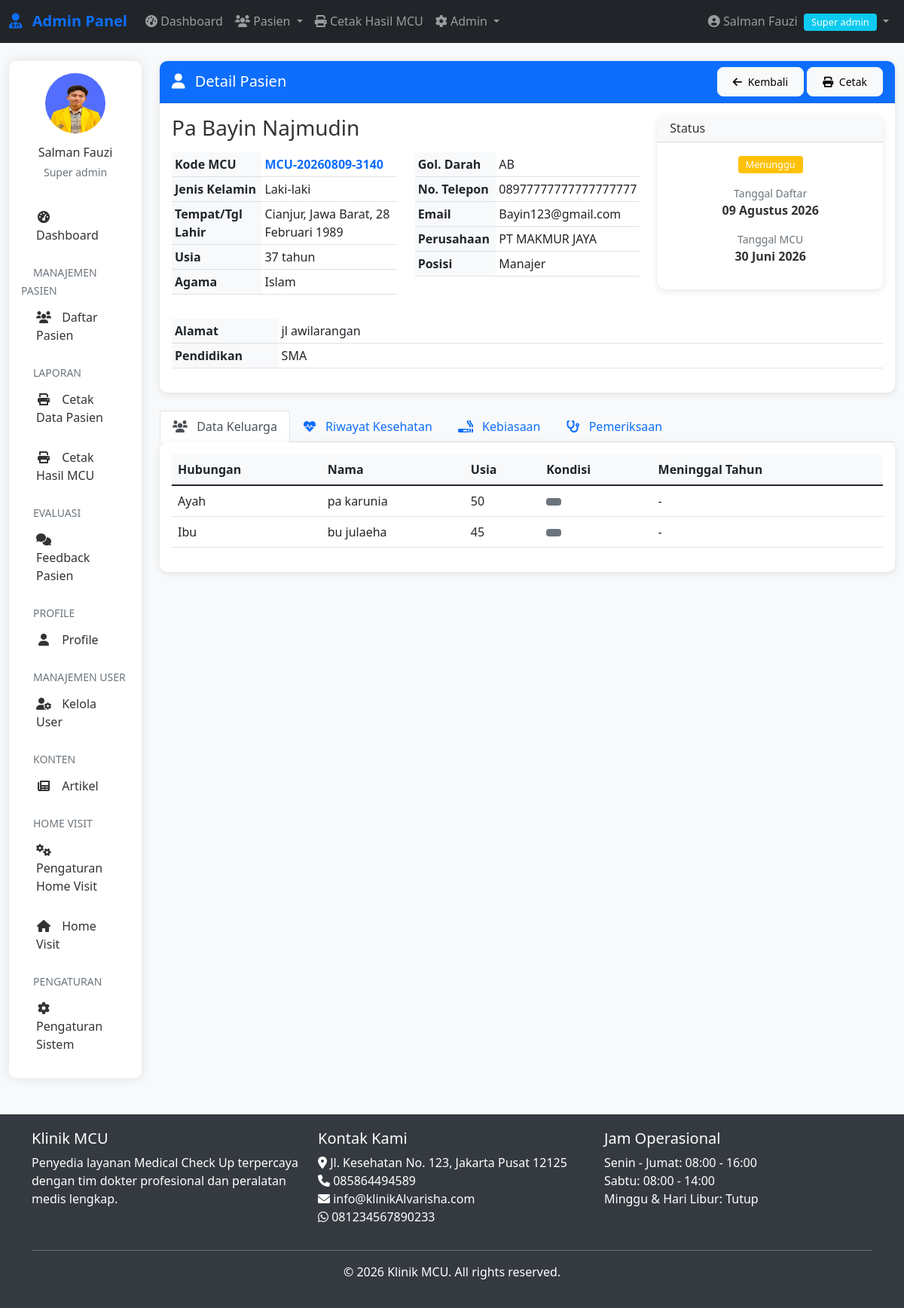
The page /admin/pasien/detail.php?id=55 (signed in) on the database its author committed.
### tables this page shows
CREATE TABLE `pasien` (
  `id` int(11) NOT NULL,
  `kode_mcu` varchar(20) DEFAULT NULL,
  `nama` varchar(100) NOT NULL,
  `jenis_kelamin` enum('L','P') DEFAULT NULL,
  `tempat_lahir` varchar(50) DEFAULT NULL,
  `tanggal_lahir` date DEFAULT NULL,
  `usia` int(11) DEFAULT NULL,
  `alamat` text DEFAULT NULL,
  `pendidikan` varchar(50) DEFAULT NULL,
  `agama` varchar(20) DEFAULT NULL,
  `golongan_darah` varchar(3) DEFAULT NULL,
  `no_telp` varchar(20) DEFAULT NULL,
  `email` varchar(100) DEFAULT NULL,
  `perusahaan` varchar(100) DEFAULT NULL,
  `posisi_pekerjaan` varchar(100) DEFAULT NULL,
  `tanggal_mcu` date DEFAULT NULL,
  `status_pendaftaran` enum('menunggu','proses','selesai') DEFAULT 'menunggu',
  `created_at` timestamp NOT NULL DEFAULT current_timestamp(),
  `deleted_at` datetime DEFAULT NULL
);

CREATE TABLE `keluarga_pasien` (
  `id` int(11) NOT NULL,
  `pasien_id` int(11) DEFAULT NULL,
  `hubungan` enum('Ayah','Ibu') DEFAULT NULL,
  `nama` varchar(100) DEFAULT NULL,
  `usia` int(11) DEFAULT NULL,
  `kondisi` varchar(50) DEFAULT NULL,
  `meninggal_tahun` int(11) DEFAULT NULL
);

CREATE TABLE `pengaturan` (
  `id` int(11) NOT NULL,
  `nama_klinik` varchar(100) DEFAULT NULL,
  `alamat` text DEFAULT NULL,
  `telepon` varchar(20) DEFAULT NULL,
  `email` varchar(100) DEFAULT NULL,
  `whatsapp` varchar(20) DEFAULT NULL,
  `logo` varchar(255) DEFAULT NULL,
  `tentang` text DEFAULT NULL,
  `created_at` timestamp NOT NULL DEFAULT current_timestamp(),
  `hero_image` varchar(255) DEFAULT NULL
);

### includes/auth.php (called while the page is built, shortened)
<?php
function hasRole($role)
{
    if ($_SESSION['role'] == 'super_admin') return true;
    return $_SESSION['role'] == $role;
}

### admin/pasien/detail.php (the view, shortened to what this page needs)
<?php
require_once __DIR__ . '/../../includes/auth.php';
require_once __DIR__ . '/../../includes/functions.php';
$can_access_reports = hasRole('pendaftaran');
$id = isset($_GET['id']) ? (int)$_GET['id'] : 0;
$from = isset($_GET['from']) ? $_GET['from'] : '';
$back_url = ($from == 'cetak-hasil' && $can_access_reports) ? '../laporan/cetak-hasil.php' : 'list.php';
$query = "SELECT p.* FROM pasien p WHERE p.id = $id";
$result = mysqli_query($conn, $query);
$patient = mysqli_fetch_assoc($result);
$family_query = "SELECT * FROM keluarga_pasien WHERE pasien_id = $id";
$family_result = mysqli_query($conn, $family_query);
?>
<?php include '../../includes/admin-header.php'; ?>
<?php include '../includes/admin-nav.php'; ?>
<div class="container-fluid mt-4">
    <div class="row">
        <div class="col-lg-2">
            <?php include '../includes/admin-sidebar.php'; ?>
        </div>
        <div class="col-lg-10">
            <div class="card mb-4">
                <div class="card-header bg-primary text-white d-flex justify-content-between align-items-center">
                    <h5 class="mb-0">
                        <i class="fas fa-user me-2"></i> Detail Pasien
                    </h5>
                    <div>
                        <a href="<?php echo $back_url; ?>" class="btn btn-light btn-sm">
                            <i class="fas fa-arrow-left me-1"></i> Kembali
                        </a>
                        <?php if ($can_access_reports): ?>
                            <a href="../laporan/cetak-hasil.php?id=<?php echo $id; ?>"
                                target="_blank"
                                class="btn btn-light btn-sm">
                                <i class="fas fa-print me-1"></i> Cetak
                            </a>
                        <?php endif; ?>
                    </div>
                </div>
                <div class="card-body">
                    <div class="row">
                        <div class="col-md-8">
                            <h3><?php echo htmlspecialchars($patient['nama']); ?></h3>
                            <div class="row mt-3">
                                <div class="col-md-6">
                                    <table class="table table-sm">
                                        <tr>
                                            <th width="40%">Kode MCU</th>
                                            <td><strong class="text-primary"><?php echo $patient['kode_mcu']; ?></strong></td>
                                        </tr>
                                        <tr>
                                            <th>Jenis Kelamin</th>
                                            <td><?php echo $patient['jenis_kelamin'] == 'L' ? 'Laki-laki' : 'Perempuan'; ?></td>
                                        </tr>
                                        <tr>
                                            <th>Tempat/Tgl Lahir</th>
                                            <td><?php echo $patient['tempat_lahir'] . ', ' . formatDateIndo($patient['tanggal_lahir']); ?></td>
                                        </tr>
                                        <tr>
                                            <th>Usia</th>
                                            <td><?php echo $patient['usia']; ?> tahun</td>
                                        </tr>
                                        <tr>
                                            <th>Agama</th>
                                            <td><?php echo $patient['agama']; ?></td>
                                        </tr>
                                    </table>
                                </div>
                                <div class="col-md-6">
                                    <table class="table table-sm">
                                        <tr>
                                            <th width="40%">Gol. Darah</th>
                                            <td><?php echo $patient['golongan_darah'] ?: '-'; ?></td>
                                        </tr>
                                        <tr>
                                            <th>No. Telepon</th>
                                            <td><?php echo $patient['no_telp']; ?></td>
                                        </tr>
                                        <tr>
                                            <th>Email</th>
                                            <td><?php echo $patient['email'] ?: '-'; ?></td>
                                        </tr>
                                        <tr>
                                            <th>Perusahaan</th>
                                            <td><?php echo $patient['perusahaan'] ?: '-'; ?></td>
                                        </tr>
                                        <tr>
                                            <th>Posisi</th>
                                            <td><?php echo $patient['posisi_pekerjaan'] ?: '-'; ?></td>
                                        </tr>
                                    </table>
                                </div>
                            </div>
                        </div>
                        <div class="col-md-4">
                            <div class="card">
                                <div class="card-header bg-light">
                                    <h6 class="mb-0">Status</h6>
                                </div>
                                <div class="card-body text-center">
                                    <div class="mb-3">
                                        <?php echo getStatusBadge($patient['status_pendaftaran']); ?>
                                    </div>
                                    <div class="mb-3">
                                        <small class="text-muted d-block">Tanggal Daftar</small>
                                        <strong><?php echo formatDateIndo($patient['created_at']); ?></strong>
                                    </div>
                                    <div class="mb-3">
                                        <small class="text-muted d-block">Tanggal MCU</small>
                                        <strong><?php echo formatDateIndo($patient['tanggal_mcu']); ?></strong>
                                    </div>
                                </div>
                            </div>
                        </div>
                    </div>
                    <div class="row mt-3">
                        <div class="col-12">
                            <table class="table table-sm">
                                <tr>
                                    <th width="15%">Alamat</th>
                                    <td><?php echo nl2br(htmlspecialchars($patient['alamat'])); ?></td>
                                </tr>
                                <tr>
                                    <th>Pendidikan</th>
                                    <td><?php echo $patient['pendidikan']; ?></td>
                                </tr>
                            </table>
                        </div>
                    </div>
                </div>
            </div>
            <ul class="nav nav-tabs" id="patientTabs" role="tablist">
                <li class="nav-item" role="presentation">
                    <button class="nav-link active" id="family-tab" data-bs-toggle="tab" data-bs-target="#family" type="button">
                        <i class="fas fa-users me-2"></i> Data Keluarga
                    </button>
                </li>
                <li class="nav-item" role="presentation">
                    <button class="nav-link" id="medical-tab" data-bs-toggle="tab" data-bs-target="#medical" type="button">
                        <i class="fas fa-heartbeat me-2"></i> Riwayat Kesehatan
                    </button>
                </li>
                <li class="nav-item" role="presentation">
                    <button class="nav-link" id="habits-tab" data-bs-toggle="tab" data-bs-target="#habits" type="button">
                        <i class="fas fa-smoking me-2"></i> Kebiasaan
                    </button>
                </li>
                <li class="nav-item" role="presentation">
                    <button class="nav-link" id="examination-tab" data-bs-toggle="tab" data-bs-target="#examination" type="button">
                        <i class="fas fa-stethoscope me-2"></i> Pemeriksaan
                    </button>
                </li>
            </ul>
            <div class="tab-content" id="patientTabsContent">
                <div class="tab-pane fade show active" id="family" role="tabpanel">
                    <div class="card border-top-0">
                        <div class="card-body">
                            <?php if (mysqli_num_rows($family_result) > 0): ?>
                                <div class="table-responsive">
                                    <table class="table">
                                        <thead>
                                            <tr>
                                                <th>Hubungan</th>
                                                <th>Nama</th>
                                                <th>Usia</th>
                                                <th>Kondisi</th>
                                                <th>Meninggal Tahun</th>
                                            </tr>
                                        </thead>
                                        <tbody>
                                            <?php while ($family = mysqli_fetch_assoc($family_result)): ?>
                                                <tr>
                                                    <td><?php echo $family['hubungan']; ?></td>
                                                    <td><?php echo $family['nama']; ?></td>
                                                    <td><?php echo $family['usia']; ?></td>
                                                    <td>
                                                        <?php
                                                        $badge = 'bg-secondary';
                                                        ?>
                                                        <span class="badge <?= $badge; ?>">
                                                        </span>
                                                    </td>
                                                    <td><?php echo $family['meninggal_tahun'] ?: '-'; ?></td>
                                                </tr>
                                            <?php endwhile; ?>
                                        </tbody>
                                    </table>
                                </div>
                            <?php else: ?>
                                <div class="alert alert-info">
                                    <i class="fas fa-info-circle me-2"></i> Tidak ada data keluarga.
                                </div>
                            <?php endif; ?>
                        </div>
                    </div>
                </div>
        </div>
    </div>
</div>
</div>
<?php include '../../includes/admin-footer.php'; ?>

### includes/admin-footer.php (shortened to what this page needs)
</div>
</div>
<footer class="mt-5">
    <div class="container">
        <div class="row">
            <div class="col-md-4">
                <h5>Klinik MCU</h5>
                <p>Penyedia layanan Medical Check Up terpercaya dengan tim dokter profesional dan peralatan medis lengkap.</p>
            </div>
            <div class="col-md-4">
                <h5>Kontak Kami</h5>
                <ul class="list-unstyled">
                    <li><i class="fas fa-map-marker-alt"></i> <?php echo getSetting('alamat'); ?></li>
                    <li><i class="fas fa-phone"></i> <?php echo getSetting('telepon'); ?></li>
                    <li><i class="fas fa-envelope"></i> <?php echo getSetting('email'); ?></li>
                    <li><i class="fab fa-whatsapp"></i> <?php echo getSetting('whatsapp'); ?></li>
                </ul>
            </div>
            <div class="col-md-4">
                <h5>Jam Operasional</h5>
                <ul class="list-unstyled">
                    <li>Senin - Jumat: 08:00 - 16:00</li>
                    <li>Sabtu: 08:00 - 14:00</li>
                    <li>Minggu & Hari Libur: Tutup</li>
                </ul>
            </div>
        </div>
        <hr class="bg-light">
        <div class="text-center">
            <p>&copy; <?php echo date('Y'); ?> Klinik MCU. All rights reserved.</p>
        </div>
    </div>
</footer>
</body>
</html>

### assets/css/style.css (style rules this page uses)
:root { --primary-color: #0d6efd; --secondary-color: #6c757d; --success-color: #198754; --danger-color: #dc3545; --warning-color: #ffc107; --info-color: #0dcaf0; --light-color: #f8f9fa; --dark-color: #212529; }
body { font-family: 'Segoe UI', Tahoma, Geneva, Verdana, sans-serif; color: #333; background-color: #f8f9fa; }
.card { border-radius: 10px; box-shadow: 0 2px 10px rgba(0,0,0,0.1); border: none; margin-bottom: 20px; }
.card-header { border-radius: 10px 10px 0 0 !important; font-weight: 600; }
.btn { border-radius: 8px; font-weight: 500; padding: 8px 20px; }
.table th { font-weight: 600; background-color: #f8f9fa; border-top: none; }
.table td { vertical-align: middle; }
.badge { font-size: 0.8em; font-weight: 500; padding: 5px 10px; }

### includes/admin-header.php (style rules this page uses)
:root { --primary-color: #0d6efd; --secondary-color: #6c757d; --success-color: #198754; --danger-color: #dc3545; --warning-color: #ffc107; --info-color: #0dcaf0; }
body { font-family: 'Segoe UI', Tahoma, Geneva, Verdana, sans-serif; background-color: #f8f9fa; min-height: 100vh; display: flex; flex-direction: column; }
.card { border-radius: 10px; box-shadow: 0 2px 10px rgba(0, 0, 0, 0.1); margin-bottom: 20px; }
.card-header { border-radius: 10px 10px 0 0 !important; font-weight: 600; }
.table th { font-weight: 600; background-color: #f8f9fa; }
.badge { font-size: 0.8em; font-weight: 500; }
footer { background-color: #343a40; color: white; padding: 20px 0; }

### rows shown on the page
pasien: nama "Pa Bayin Najmudin", kode_mcu "MCU-20260809-3140", tempat_lahir "Cianjur, Jawa Barat", tanggal_lahir "28 Februari 1989", usia "37", agama "Islam", golongan_darah "AB", no_telp "08977777777777777777", email "Bayin123@gmail.com", perusahaan "PT MAKMUR JAYA", posisi_pekerjaan "Manajer", created_at "09 Agustus 2026", tanggal_mcu "30 Juni 2026", alamat "jl awilarangan", pendidikan "SMA"
keluarga_pasien: hubungan "Ayah", nama "pa karunia", usia "50", meninggal_tahun "-"
keluarga_pasien: hubungan "Ibu", nama "bu julaeha", usia "45", meninggal_tahun "-"
pengaturan: alamat "Jl. Kesehatan No. 123, Jakarta Pusat 12125", telepon "085864494589", email "info@klinikAlvarisha.com", whatsapp "081234567890233"

### other values the page prints
$_SESSION['nama_lengkap'] "Salman Fauzi"
str_replace('_', ' ', $_SESSION['role']) "Super admin"
